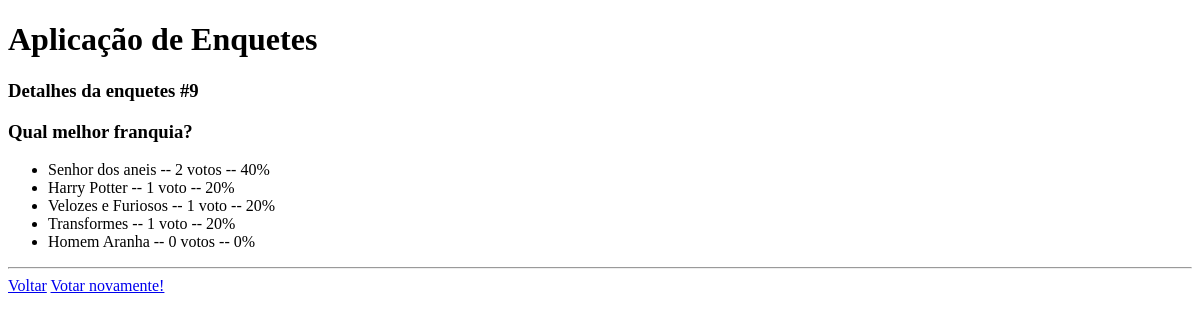
Page /enquete/9/resultado/ on the earlier database version.
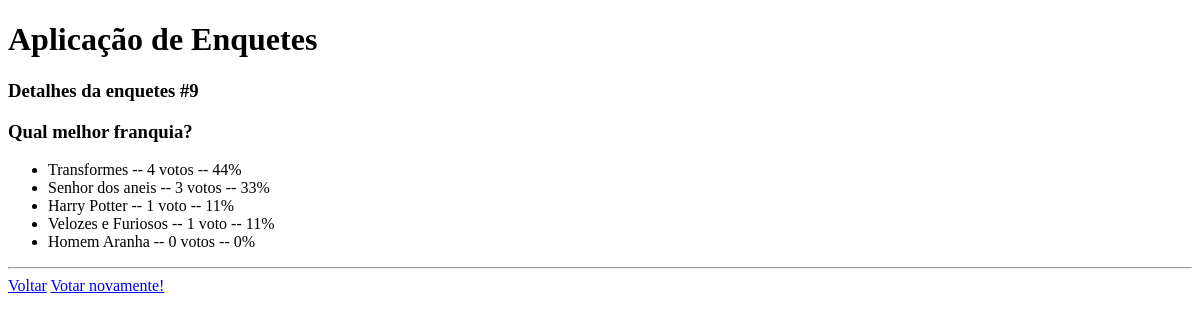
Same page on the later database version.
### enquetes/models.py (models this page shows, shortened)
class Pergunta(models.Model):
    enunciado = models.CharField(max_length=150)
    data_pub = models.DateTimeField('Data de publicação')
    data_encerramento = models.DateField('Data de encerramento', null=True)
    def total_de_votos(self):
        total = 0
        for alt in self.alternativa_set.all():
            total += alt.quant_votos
        return total
    def alternativas_ordenadas(self):
        return self.alternativa_set.order_by('-quant_votos')

class Alternativa(models.Model):
    texto = models.CharField(max_length=80)
    quant_votos = models.IntegerField('Quantidade de votos', default=0)
    pergunta = models.ForeignKey(Pergunta, on_delete=models.CASCADE)
    def porcentagem(self):
        return (self.quant_votos / self.pergunta.total_de_votos()) * 100

### enquetes/views.py (the view)
# urls.py: path('enquete/<int:pk>/resultado/', views.ResultadoView.as_view(), name='resultado'),
class ResultadoView(View):
    def get(self, request, *args, **kwargs):
        pergunta = get_object_or_404(Pergunta, pk=kwargs['pk'])
        return render(request, 'enquetes/resultado.html', {'pergunta':pergunta})

### enquetes/templates/enquetes/resultado.html (shortened to what this page needs)
<!DOCTYPE html>
<html lang="en">
<head>
</head>
<body>
    <h1>Aplicação de Enquetes</h1>
    <h3>Detalhes da enquetes #{{ pergunta.id }}</h3>
    <h3>{{ pergunta.enunciado }}</h3>
    <ul>
        {% for alt in pergunta.alternativas_ordenadas %}
            <li>{{ alt.texto }} -- {{ alt.quant_votos }} voto{{ alt.quant_votos | pluralize }} -- {{ alt.porcentagem | floatformat:0 }}% </li>
        {% endfor %}
    </ul>
    <hr/>
    <a href= "{% url 'enquetes:index' %}">Voltar</a>
    <a href= "{% url 'enquetes:detalhes' pergunta.id %}">Votar novamente!</a>
 </body>
</html>

Differences in the rows shown:
changed Alternativa "Transformes": quant_votos "1" → "4"; quant_votos|pluralize (not shown) → "s"; porcentagem "20" → "44"; moves up the list
changed Alternativa "Senhor dos aneis": quant_votos "2" → "3"; porcentagem "40" → "33"
changed through a linked row, Alternativa "Harry Potter": porcentagem "20" → "11"
changed through a linked row, Alternativa "Velozes e Furiosos": porcentagem "20" → "11"
